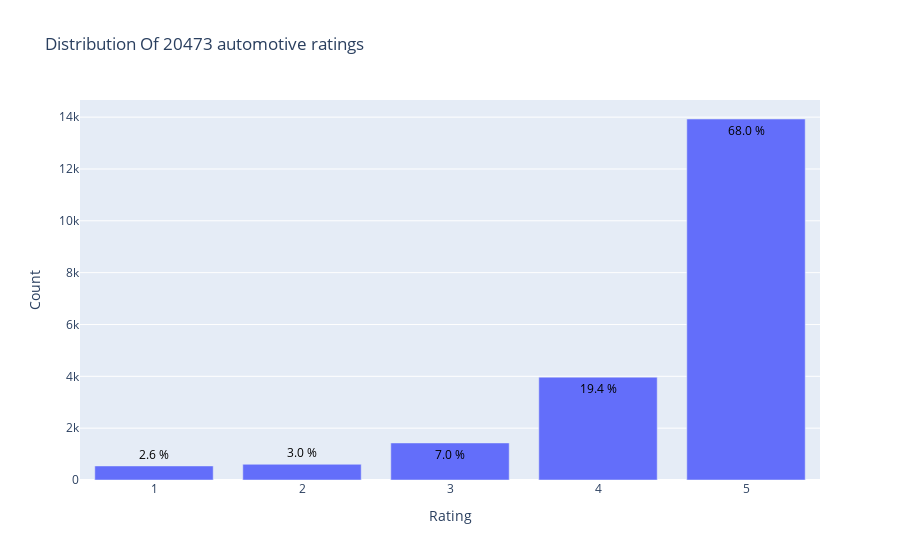

Write notebook code for a chart like this one.
### Code cell
from plotly.offline import init_notebook_mode, plot, iplot
import plotly.graph_objs as go
init_notebook_mode(connected=True)

# Count the number of times each rating appears in the dataset
data = df['overall'].value_counts().sort_index(ascending=False)

# Create the histogram
trace = go.Bar(x = data.index,
               text = ['{:.1f} %'.format(val) for val in (data.values / df.shape[0] * 100)],
               textposition = 'auto',
               textfont = dict(color = '#000000'),
               y = data.values,
               )
# Create layout
layout = dict(title = 'Distribution Of {} automotive ratings'.format(df.shape[0]),
              xaxis = dict(title = 'Rating'),
              yaxis = dict(title = 'Count'))
# Create plot
fig = go.Figure(data=[trace], layout=layout)
iplot(fig)

### Figure 1 — Plotly figure (JSON) as saved in the notebook; plotly's stock layout.template omitted (floating-point values rounded to 4 significant figures)
{"data": [{"text": ["68.0 %", "19.4 %", "7.0 %", "3.0 %", "2.6 %"], "textfont": {"color": "#000000"}, "textposition": "auto", "type": "bar", "x": [5, 4, 3, 2, 1], "y": [13928, 3967, 1430, 606, 542]}], "layout": {"title": {"text": "Distribution Of 20473 automotive ratings"}, "xaxis": {"title": {"text": "Rating"}}, "yaxis": {"title": {"text": "Count"}}}}
